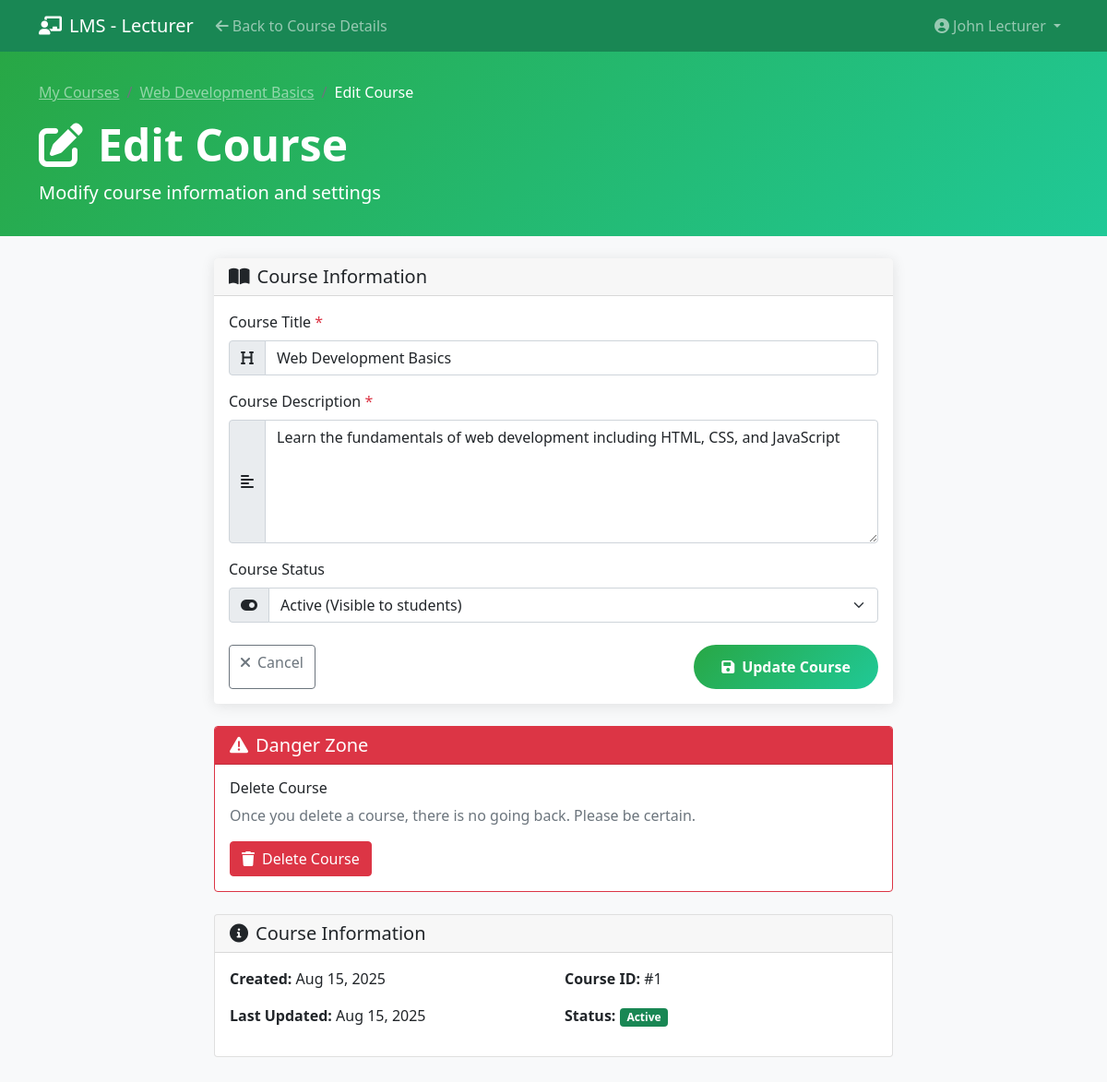
/lecturer/edit_course.php?id=1 (signed in), run on the app's committed database.
### tables this page shows
CREATE TABLE users (
    id INT AUTO_INCREMENT PRIMARY KEY,
    username VARCHAR(50) UNIQUE NOT NULL,
    email VARCHAR(100) UNIQUE NOT NULL,
    password VARCHAR(255) NOT NULL,
    full_name VARCHAR(100) NOT NULL,
    role ENUM('student', 'lecturer', 'admin') NOT NULL,
    avatar VARCHAR(255) DEFAULT 'default-avatar.png',
    created_at TIMESTAMP DEFAULT CURRENT_TIMESTAMP,
    updated_at TIMESTAMP DEFAULT CURRENT_TIMESTAMP ON UPDATE CURRENT_TIMESTAMP
);

CREATE TABLE courses (
    id INT AUTO_INCREMENT PRIMARY KEY,
    title VARCHAR(200) NOT NULL,
    description TEXT NOT NULL,
    lecturer_id INT NOT NULL,
    thumbnail VARCHAR(255) DEFAULT 'default-course.jpg',
    status ENUM('active', 'inactive') DEFAULT 'active',
    created_at TIMESTAMP DEFAULT CURRENT_TIMESTAMP,
    updated_at TIMESTAMP DEFAULT CURRENT_TIMESTAMP ON UPDATE CURRENT_TIMESTAMP,
    FOREIGN KEY (lecturer_id) REFERENCES users(id) ON DELETE CASCADE
);

### config/config.php (called while the page is built, shortened)
<?php
try {
    $pdo = new PDO("mysql:host=" . DB_HOST . ";dbname=" . DB_NAME, DB_USERNAME, DB_PASSWORD);
    $pdo->setAttribute(PDO::ATTR_ERRMODE, PDO::ERRMODE_EXCEPTION);
    $pdo->setAttribute(PDO::ATTR_DEFAULT_FETCH_MODE, PDO::FETCH_ASSOC);
} catch(PDOException $e) {
    die("Connection failed: " . $e->getMessage());
}
function isLoggedIn() {
    return isset($_SESSION['user_id']);
}
function getCurrentUser() {
    global $pdo;
    $stmt = $pdo->prepare("SELECT * FROM users WHERE id = ?");
    $stmt->execute([$_SESSION['user_id']]);
    return $stmt->fetch();
}
function formatDate($date) {
    return date('M d, Y', strtotime($date));
}
?>

### lecturer/edit_course.php (the view, shortened to what this page needs)
<?php
require_once '../config/config.php';
$user = getCurrentUser();
$course_id = isset($_GET['id']) ? (int)$_GET['id'] : 0;
$stmt = $pdo->prepare("SELECT * FROM courses WHERE id = ? AND lecturer_id = ?");
$stmt->execute([$course_id, $user['id']]);
$course = $stmt->fetch();
$stmt = $pdo->prepare("SELECT COUNT(*) as student_count FROM enrollments WHERE course_id = ?");
$stmt->execute([$course_id]);
$has_students = $stmt->fetch()['student_count'] > 0;
?>
<!DOCTYPE html>
<html lang="en">
<head>
    <link href="https://cdn.jsdelivr.net/npm/bootstrap@5.1.3/dist/css/bootstrap.min.css" rel="stylesheet">
    <link href="https://cdnjs.cloudflare.com/ajax/libs/font-awesome/6.0.0/css/all.min.css" rel="stylesheet">
</head>
<body class="bg-light">
    <nav class="navbar navbar-expand-lg navbar-dark bg-success">
        <div class="container">
            <a class="navbar-brand" href="dashboard.php">
                <i class="fas fa-chalkboard-teacher me-2"></i>LMS - Lecturer
            </a>
            <div class="navbar-nav me-auto">
                <a class="nav-link" href="course_details.php?id=<?php echo $course['id']; ?>">
                    <i class="fas fa-arrow-left me-1"></i>Back to Course Details
                </a>
            </div>
            <div class="navbar-nav">
                <div class="nav-item dropdown">
                    <a class="nav-link dropdown-toggle" href="#" id="navbarDropdown" role="button" data-bs-toggle="dropdown">
                        <i class="fas fa-user-circle me-1"></i><?php echo htmlspecialchars($user['full_name']); ?>
                    </a>
                </div>
            </div>
        </div>
    </nav>
    <section class="edit-header">
        <div class="container">
            <nav aria-label="breadcrumb" class="mb-3">
                <ol class="breadcrumb">
                    <li class="breadcrumb-item"><a href="dashboard.php" class="text-white-50">My Courses</a></li>
                    <li class="breadcrumb-item"><a href="course_details.php?id=<?php echo $course['id']; ?>" class="text-white-50"><?php echo htmlspecialchars($course['title']); ?></a></li>
                    <li class="breadcrumb-item active text-white">Edit Course</li>
                </ol>
            </nav>
            <h1 class="display-5 fw-bold mb-2">
                <i class="fas fa-edit me-3"></i>Edit Course
            </h1>
            <p class="lead mb-0">Modify course information and settings</p>
        </div>
    </section>
    <div class="container mt-4 mb-5">
        <div class="row justify-content-center">
            <div class="col-md-8">
                <div class="card form-card">
                    <div class="card-header">
                        <h5 class="mb-0"><i class="fas fa-book-open me-2"></i>Course Information</h5>
                    </div>
                    <div class="card-body">
                        <form method="POST">
                            <div class="mb-3">
                                <label for="title" class="form-label">Course Title <span class="text-danger">*</span></label>
                                <div class="input-group">
                                    <span class="input-group-text"><i class="fas fa-heading"></i></span>
                                    <input type="text" class="form-control" id="title" name="title"
                                           placeholder="Enter course title" required maxlength="200"
                                           value="<?php echo htmlspecialchars($course['title']); ?>">
                                </div>
                            </div>
                            <div class="mb-3">
                                <label for="description" class="form-label">Course Description <span class="text-danger">*</span></label>
                                <div class="input-group">
                                    <span class="input-group-text"><i class="fas fa-align-left"></i></span>
                                    <textarea class="form-control" id="description" name="description" rows="5"
                                              placeholder="Describe what students will learn..." required><?php echo htmlspecialchars($course['description']); ?></textarea>
                                </div>
                            </div>
                            <div class="mb-4">
                                <label for="status" class="form-label">Course Status</label>
                                <div class="input-group">
                                    <span class="input-group-text"><i class="fas fa-toggle-on"></i></span>
                                    <select class="form-select" id="status" name="status">
                                        <option value="active" <?php echo $course['status'] === 'active' ? 'selected' : ''; ?>>Active (Visible to students)</option>
                                    </select>
                                </div>
                            </div>
                            <div class="d-flex justify-content-between">
                                <a href="course_details.php?id=<?php echo $course['id']; ?>" class="btn btn-outline-secondary">
                                    <i class="fas fa-times me-2"></i>Cancel
                                </a>
                                <button type="submit" name="update_course" class="btn btn-update">
                                    <i class="fas fa-save me-2"></i>Update Course
                                </button>
                            </div>
                        </form>
                    </div>
                </div>
                <div class="card mt-4 border-danger">
                    <div class="card-header bg-danger text-white">
                        <h5 class="mb-0"><i class="fas fa-exclamation-triangle me-2"></i>Danger Zone</h5>
                    </div>
                    <div class="card-body">
                        <h6>Delete Course</h6>
                        <?php if ($has_students): ?>
                            <div class="alert alert-warning">
                                <i class="fas fa-info-circle me-2"></i>
                                <strong>Cannot delete this course:</strong> Students are currently enrolled.
                                You can only edit the course or set it to inactive.
                            </div>
                        <?php else: ?>
                            <p class="text-muted">
                                Once you delete a course, there is no going back. Please be certain.
                            </p>
                            <form method="POST" onsubmit="return confirm('Are you sure you want to delete this course? This action cannot be undone.');">
                                <button type="submit" name="delete_course" class="btn btn-danger">
                                    <i class="fas fa-trash me-2"></i>Delete Course
                                </button>
                            </form>
                        <?php endif; ?>
                    </div>
                </div>
                <div class="card mt-4">
                    <div class="card-header">
                        <h5 class="mb-0"><i class="fas fa-info-circle me-2"></i>Course Information</h5>
                    </div>
                    <div class="card-body">
                        <div class="row">
                            <div class="col-md-6">
                                <p><strong>Created:</strong> <?php echo formatDate($course['created_at']); ?></p>
                                <p><strong>Last Updated:</strong> <?php echo formatDate($course['updated_at']); ?></p>
                            </div>
                            <div class="col-md-6">
                                <p><strong>Course ID:</strong> #<?php echo $course['id']; ?></p>
                                <p><strong>Status:</strong>
                                    <span class="badge <?php echo $course['status'] === 'active' ? 'bg-success' : 'bg-secondary'; ?>">
                                        <?php echo ucfirst($course['status']); ?>
                                    </span>
                                </p>
                            </div>
                        </div>
                    </div>
                </div>
            </div>
        </div>
    </div>
</body>
</html>

### lecturer/edit_course.php (style rules this page uses)
.edit-header { background: linear-gradient(135deg, #28a745 0%, #20c997 100%); color: white; padding: 2rem 0; }
.form-card { border: none; box-shadow: 0 2px 15px rgba(0,0,0,0.1); }
.btn-update { background: linear-gradient(135deg, #28a745 0%, #20c997 100%); border: none; color: white; padding: 12px 30px; border-radius: 25px; font-weight: 600; transition: all 0.3s; }

### data on the page
users: full_name "John Lecturer"
courses: title "Web Development Basics", description "Learn the fundamentals of web development including HTML, CSS, and JavaScript", status "Active (Visible to students)", created_at "Aug 15, 2025", updated_at "Aug 15, 2025", id "1", status "Active"
